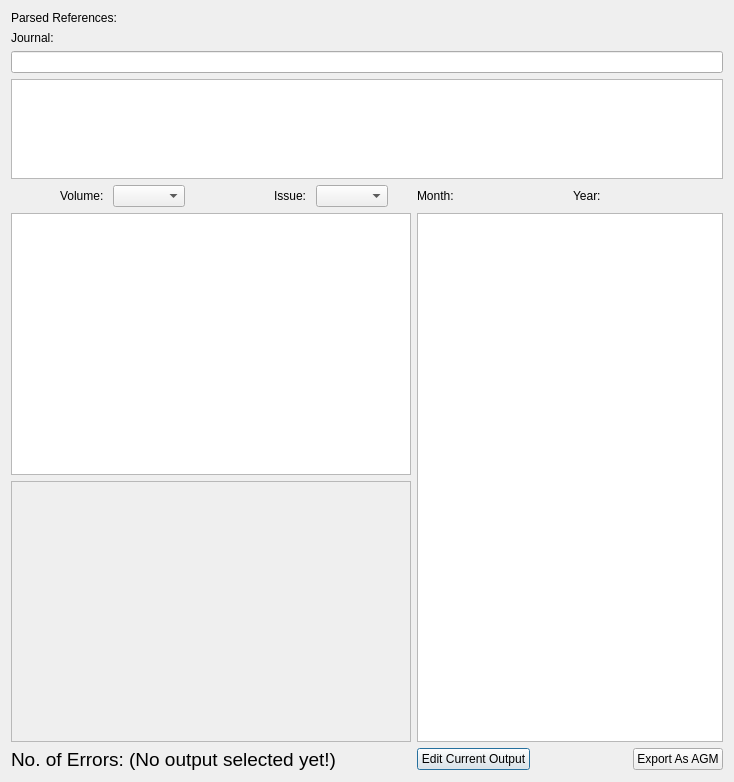
<?xml version="1.0" encoding="UTF-8"?>
<ui version="4.0">
 <class>ViewParsedReferences</class>
 <widget class="QDialog" name="ViewParsedReferences">
  <property name="geometry">
   <rect>
    <x>0</x>
    <y>0</y>
    <width>734</width>
    <height>782</height>
   </rect>
  </property>
  <property name="windowTitle">
   <string>View Parsed References</string>
  </property>
  <layout class="QGridLayout" name="gridLayout_2">
   <item row="0" column="1">
    <layout class="QGridLayout" name="gridLayout">
     <item row="1" column="0" colspan="2">
      <widget class="QLabel" name="label">
       <property name="text">
        <string>Journal:</string>
       </property>
      </widget>
     </item>
     <item row="3" column="0" colspan="5">
      <widget class="QTableView" name="tableView_2">
       <property name="maximumSize">
        <size>
         <width>16777215</width>
         <height>100</height>
        </size>
       </property>
      </widget>
     </item>
     <item row="0" column="0" colspan="2">
      <widget class="QLabel" name="label_2">
       <property name="text">
        <string>Parsed References:</string>
       </property>
      </widget>
     </item>
     <item row="2" column="0" colspan="5">
      <widget class="QLineEdit" name="lineEdit"/>
     </item>
     <item row="5" column="0">
      <widget class="QTableView" name="tableView">
       <property name="maximumSize">
        <size>
         <width>400</width>
         <height>16777215</height>
        </size>
       </property>
      </widget>
     </item>
     <item row="5" column="1" rowspan="2" colspan="4">
      <widget class="QTextBrowser" name="textBrowser"/>
     </item>
     <item row="7" column="0">
      <widget class="QLabel" name="label_3">
       <property name="font">
        <font>
         <pointsize>14</pointsize>
        </font>
       </property>
       <property name="text">
        <string>No. of Errors: (No output selected yet!)</string>
       </property>
      </widget>
     </item>
     <item row="6" column="0">
      <widget class="QScrollArea" name="scrollArea">
       <property name="maximumSize">
        <size>
         <width>400</width>
         <height>16777215</height>
        </size>
       </property>
       <property name="widgetResizable">
        <bool>true</bool>
       </property>
       <widget class="QWidget" name="scrollAreaWidgetContents_3">
        <property name="geometry">
         <rect>
          <x>0</x>
          <y>0</y>
          <width>398</width>
          <height>249</height>
         </rect>
        </property>
       </widget>
      </widget>
     </item>
     <item row="4" column="1" colspan="4">
      <layout class="QHBoxLayout" name="horizontalLayout_3">
       <item>
        <widget class="QLabel" name="label_6">
         <property name="text">
          <string>Month: </string>
         </property>
        </widget>
       </item>
       <item>
        <widget class="QLabel" name="label_7">
         <property name="text">
          <string>Year: </string>
         </property>
        </widget>
       </item>
      </layout>
     </item>
     <item row="4" column="0">
      <layout class="QHBoxLayout" name="horizontalLayout_4">
       <item alignment="Qt::AlignRight">
        <widget class="QLabel" name="label_4">
         <property name="text">
          <string>Volume: </string>
         </property>
        </widget>
       </item>
       <item alignment="Qt::AlignLeft">
        <widget class="QComboBox" name="comboBox">
         <property name="maximumSize">
          <size>
           <width>100</width>
           <height>16777215</height>
          </size>
         </property>
        </widget>
       </item>
       <item alignment="Qt::AlignRight">
        <widget class="QLabel" name="label_5">
         <property name="sizePolicy">
          <sizepolicy hsizetype="MinimumExpanding" vsizetype="Preferred">
           <horstretch>0</horstretch>
           <verstretch>0</verstretch>
          </sizepolicy>
         </property>
         <property name="midLineWidth">
          <number>0</number>
         </property>
         <property name="text">
          <string>Issue: </string>
         </property>
        </widget>
       </item>
       <item alignment="Qt::AlignLeft">
        <widget class="QComboBox" name="comboBox_2">
         <property name="maximumSize">
          <size>
           <width>100</width>
           <height>16777215</height>
          </size>
         </property>
        </widget>
       </item>
      </layout>
     </item>
     <item row="7" column="1">
      <widget class="QPushButton" name="pushButton_2">
       <property name="text">
        <string>Edit Current Output</string>
       </property>
      </widget>
     </item>
     <item row="7" column="4">
      <widget class="QPushButton" name="pushButton">
       <property name="text">
        <string>Export As AGM</string>
       </property>
      </widget>
     </item>
    </layout>
   </item>
  </layout>
 </widget>
 <resources/>
 <connections/>
</ui>
